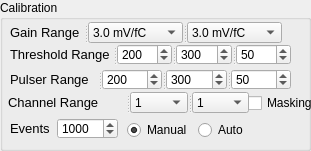
   <widget class="QGroupBox" name="groupBox_6">
    <property name="geometry">
     <rect>
      <x>290</x>
      <y>690</y>
      <width>311</width>
      <height>151</height>
     </rect>
    </property>
    <property name="title">
     <string>Calibration</string>
    </property>
    <widget class="QCheckBox" name="masking_calib">
     <property name="geometry">
      <rect>
       <x>248</x>
       <y>95</y>
       <width>81</width>
       <height>16</height>
      </rect>
     </property>
     <property name="font">
      <font>
       <pointsize>9</pointsize>
      </font>
     </property>
     <property name="text">
      <string>Masking</string>
     </property>
    </widget>
    <widget class="QSpinBox" name="evCalib">
     <property name="geometry">
      <rect>
       <x>57</x>
       <y>118</y>
       <width>61</width>
       <height>21</height>
      </rect>
     </property>
     <property name="font">
      <font>
       <family>Arial</family>
       <pointsize>9</pointsize>
      </font>
     </property>
     <property name="maximum">
      <number>50000</number>
     </property>
     <property name="singleStep">
      <number>100</number>
     </property>
     <property name="value">
      <number>1000</number>
     </property>
    </widget>
    <widget class="QLabel" name="label_23">
     <property name="geometry">
      <rect>
       <x>10</x>
       <y>120</y>
       <width>51</width>
       <height>16</height>
      </rect>
     </property>
     <property name="font">
      <font>
       <pointsize>10</pointsize>
      </font>
     </property>
     <property name="text">
      <string>Events</string>
     </property>
    </widget>
    <widget class="QSplitter" name="splitter">
     <property name="geometry">
      <rect>
       <x>10</x>
       <y>22</y>
       <width>272</width>
       <height>21</height>
      </rect>
     </property>
     <property name="orientation">
      <enum>Qt::Horizontal</enum>
     </property>
     <widget class="QLabel" name="label_16">
      <property name="font">
       <font>
        <pointsize>10</pointsize>
       </font>
      </property>
      <property name="text">
       <string>Gain Range</string>
      </property>
     </widget>
     <widget class="QComboBox" name="sg_cal_min">
      <property name="font">
       <font>
        <family>Arial</family>
        <pointsize>9</pointsize>
       </font>
      </property>
      <property name="currentIndex">
       <number>2</number>
      </property>
      <item>
       <property name="text">
        <string>0.5 mV/fC</string>
       </property>
      </item>
      <item>
       <property name="text">
        <string>1.0 mV/fC</string>
       </property>
      </item>
      <item>
       <property name="text">
        <string>3.0 mV/fC</string>
       </property>
      </item>
      <item>
       <property name="text">
        <string>4.5 mV/fC</string>
       </property>
      </item>
      <item>
       <property name="text">
        <string>6.0 mV/fC</string>
       </property>
      </item>
      <item>
       <property name="text">
        <string>9.0 mV/fC</string>
       </property>
      </item>
      <item>
       <property name="text">
        <string>12.0 mV/fC</string>
       </property>
      </item>
      <item>
       <property name="text">
        <string>16.0 mV/fC</string>
       </property>
      </item>
     </widget>
     <widget class="QComboBox" name="sg_cal_max">
      <property name="font">
       <font>
        <family>Arial</family>
        <pointsize>9</pointsize>
       </font>
      </property>
      <property name="currentIndex">
       <number>2</number>
      </property>
      <item>
       <property name="text">
        <string>0.5 mV/fC</string>
       </property>
      </item>
      <item>
       <property name="text">
        <string>1.0 mV/fC</string>
       </property>
      </item>
      <item>
       <property name="text">
        <string>3.0 mV/fC</string>
       </property>
      </item>
      <item>
       <property name="text">
        <string>4.5 mV/fC</string>
       </property>
      </item>
      <item>
       <property name="text">
        <string>6.0 mV/fC</string>
       </property>
      </item>
      <item>
       <property name="text">
        <string>9.0 mV/fC</string>
       </property>
      </item>
      <item>
       <property name="text">
        <string>12.0 mV/fC</string>
       </property>
      </item>
      <item>
       <property name="text">
        <string>16.0 mV/fC</string>
       </property>
      </item>
     </widget>
    </widget>
    <widget class="QSplitter" name="splitter_2">
     <property name="geometry">
      <rect>
       <x>10</x>
       <y>69</y>
       <width>281</width>
       <height>21</height>
      </rect>
     </property>
     <property name="orientation">
      <enum>Qt::Horizontal</enum>
     </property>
     <widget class="QLabel" name="label_20">
      <property name="font">
       <font>
        <pointsize>10</pointsize>
       </font>
      </property>
      <property name="text">
       <string>Pulser Range</string>
      </property>
     </widget>
     <widget class="QSpinBox" name="sdp_cal_min">
      <property name="font">
       <font>
        <family>Arial</family>
        <pointsize>9</pointsize>
       </font>
      </property>
      <property name="maximum">
       <number>1023</number>
      </property>
      <property name="value">
       <number>200</number>
      </property>
     </widget>
     <widget class="QSpinBox" name="sdp_cal_max">
      <property name="font">
       <font>
        <family>Arial</family>
        <pointsize>9</pointsize>
       </font>
      </property>
      <property name="maximum">
       <number>1023</number>
      </property>
      <property name="value">
       <number>300</number>
      </property>
     </widget>
     <widget class="QSpinBox" name="sdp_cal_step">
      <property name="font">
       <font>
        <family>Arial</family>
        <pointsize>9</pointsize>
       </font>
      </property>
      <property name="maximum">
       <number>1023</number>
      </property>
      <property name="value">
       <number>50</number>
      </property>
     </widget>
    </widget>
    <widget class="QSplitter" name="splitter_3">
     <property name="geometry">
      <rect>
       <x>10</x>
       <y>44</y>
       <width>281</width>
       <height>21</height>
      </rect>
     </property>
     <property name="orientation">
      <enum>Qt::Horizontal</enum>
     </property>
     <widget class="QLabel" name="label_21">
      <property name="font">
       <font>
        <pointsize>10</pointsize>
       </font>
      </property>
      <property name="text">
       <string>Threshold Range</string>
      </property>
     </widget>
     <widget class="QSpinBox" name="sdt_cal_min">
      <property name="font">
       <font>
        <family>Arial</family>
        <pointsize>9</pointsize>
       </font>
      </property>
      <property name="maximum">
       <number>1023</number>
      </property>
      <property name="value">
       <number>200</number>
      </property>
     </widget>
     <widget class="QSpinBox" name="sdt_cal_max">
      <property name="font">
       <font>
        <family>Arial</family>
        <pointsize>9</pointsize>
       </font>
      </property>
      <property name="maximum">
       <number>1023</number>
      </property>
      <property name="value">
       <number>300</number>
      </property>
     </widget>
     <widget class="QSpinBox" name="sdt_cal_step">
      <property name="font">
       <font>
        <family>Arial</family>
        <pointsize>9</pointsize>
       </font>
      </property>
      <property name="maximum">
       <number>1023</number>
      </property>
      <property name="value">
       <number>50</number>
      </property>
     </widget>
    </widget>
    <widget class="QSplitter" name="splitter_4">
     <property name="geometry">
      <rect>
       <x>8</x>
       <y>92</y>
       <width>241</width>
       <height>21</height>
      </rect>
     </property>
     <property name="orientation">
      <enum>Qt::Horizontal</enum>
     </property>
     <widget class="QLabel" name="label_22">
      <property name="font">
       <font>
        <pointsize>10</pointsize>
       </font>
      </property>
      <property name="text">
       <string>Channel Range</string>
      </property>
     </widget>
     <widget class="QComboBox" name="chRange_calib_min">
      <property name="font">
       <font>
        <family>Arial</family>
        <pointsize>9</pointsize>
       </font>
      </property>
      <item>
       <property name="text">
        <string>1</string>
       </property>
      </item>
      <item>
       <property name="text">
        <string>2</string>
       </property>
      </item>
      <item>
       <property name="text">
        <string>3</string>
       </property>
      </item>
      <item>
       <property name="text">
        <string>4</string>
       </property>
      </item>
      <item>
       <property name="text">
        <string>5</string>
       </property>
      </item>
      <item>
       <property name="text">
        <string>6</string>
       </property>
      </item>
      <item>
       <property name="text">
        <string>7</string>
       </property>
      </item>
      <item>
       <property name="text">
        <string>8</string>
       </property>
      </item>
      <item>
       <property name="text">
        <string>9</string>
       </property>
      </item>
      <item>
       <property name="text">
        <string>10</string>
       </property>
      </item>
      <item>
       <property name="text">
        <string>11</string>
       </property>
      </item>
      <item>
       <property name="text">
        <string>12</string>
       </property>
      </item>
      <item>
       <property name="text">
        <string>13</string>
       </property>
      </item>
      <item>
       <property name="text">
        <string>14</string>
       </property>
      </item>
      <item>
       <property name="text">
        <string>15</string>
       </property>
      </item>
      <item>
       <property name="text">
        <string>16</string>
       </property>
      </item>
      <item>
       <property name="text">
        <string>17</string>
       </property>
      </item>
      <item>
       <property name="text">
        <string>18</string>
       </property>
      </item>
      <item>
       <property name="text">
        <string>19</string>
       </property>
      </item>
      <item>
       <property name="text">
        <string>20</string>
       </property>
      </item>
      <item>
       <property name="text">
        <string>21</string>
       </property>
      </item>
      <item>
       <property name="text">
        <string>22</string>
       </property>
      </item>
      <item>
       <property name="text">
        <string>23</string>
       </property>
      </item>
      <item>
       <property name="text">
        <string>24</string>
       </property>
      </item>
      <item>
       <property name="text">
        <string>25</string>
       </property>
      </item>
      <item>
       <property name="text">
        <string>26</string>
       </property>
      </item>
      <item>
       <property name="text">
        <string>27</string>
       </property>
      </item>
      <item>
       <property name="text">
        <string>28</string>
       </property>
      </item>
      <item>
       <property name="text">
        <string>29</string>
       </property>
      </item>
      <item>
       <property name="text">
        <string>30</string>
       </property>
      </item>
      <item>
       <property name="text">
        <string>31</string>
       </property>
      </item>
      <item>
       <property name="text">
        <string>32</string>
       </property>
      </item>
      <item>
       <property name="text">
        <string>33</string>
       </property>
      </item>
      <item>
       <property name="text">
        <string>34</string>
       </property>
      </item>
      <item>
       <property name="text">
        <string>35</string>
       </property>
      </item>
      <item>
       <property name="text">
        <string>36</string>
       </property>
      </item>
      <item>
       <property name="text">
        <string>37</string>
       </property>
      </item>
      <item>
       <property name="text">
        <string>38</string>
       </property>
      </item>
      <item>
       <property name="text">
        <string>39</string>
       </property>
      </item>
      <item>
       <property name="text">
        <string>40</string>
       </property>
      </item>
      <item>
       <property name="text">
        <string>41</string>
       </property>
      </item>
      <item>
       <property name="text">
        <string>42</string>
       </property>
      </item>
      <item>
       <property name="text">
        <string>43</string>
       </property>
      </item>
      <item>
       <property name="text">
        <string>44</string>
       </property>
      </item>
      <item>
       <property name="text">
        <string>45</string>
       </property>
      </item>
      <item>
       <property name="text">
        <string>46</string>
       </property>
      </item>
      <item>
       <property name="text">
        <string>47</string>
       </property>
      </item>
      <item>
       <property name="text">
        <string>48</string>
       </property>
      </item>
      <item>
       <property name="text">
        <string>49</string>
       </property>
      </item>
      <item>
       <property name="text">
        <string>50</string>
       </property>
      </item>
      <item>
       <property name="text">
        <string>51</string>
       </property>
      </item>
      <item>
       <property name="text">
        <string>52</string>
       </property>
      </item>
      <item>
       <property name="text">
        <string>53</string>
       </property>
      </item>
      <item>
       <property name="text">
        <string>54</string>
       </property>
      </item>
      <item>
       <property name="text">
        <string>55</string>
       </property>
      </item>
      <item>
       <property name="text">
        <string>56</string>
       </property>
      </item>
      <item>
       <property name="text">
        <string>57</string>
       </property>
      </item>
      <item>
       <property name="text">
        <string>58</string>
       </property>
      </item>
      <item>
       <property name="text">
        <string>59</string>
       </property>
      </item>
      <item>
       <property name="text">
        <string>60</string>
       </property>
      </item>
      <item>
       <property name="text">
        <string>61</string>
       </property>
      </item>
      <item>
       <property name="text">
        <string>62</string>
       </property>
      </item>
      <item>
       <property name="text">
        <string>63</string>
       </property>
      </item>
      <item>
       <property name="text">
        <string>64</string>
       </property>
      </item>
     </widget>
     <widget class="QComboBox" name="chRange_calib_max">
      <property name="font">
       <font>
        <family>Arial</family>
        <pointsize>9</pointsize>
       </font>
      </property>
      <item>
       <property name="text">
        <string>1</string>
       </property>
      </item>
      <item>
       <property name="text">
        <string>2</string>
       </property>
      </item>
      <item>
       <property name="text">
        <string>3</string>
       </property>
      </item>
      <item>
       <property name="text">
        <string>4</string>
       </property>
      </item>
      <item>
       <property name="text">
        <string>5</string>
       </property>
      </item>
      <item>
       <property name="text">
        <string>6</string>
       </property>
      </item>
      <item>
       <property name="text">
        <string>7</string>
       </property>
      </item>
      <item>
       <property name="text">
        <string>8</string>
       </property>
      </item>
      <item>
       <property name="text">
        <string>9</string>
       </property>
      </item>
      <item>
       <property name="text">
        <string>10</string>
       </property>
      </item>
      <item>
       <property name="text">
        <string>11</string>
       </property>
      </item>
      <item>
       <property name="text">
        <string>12</string>
       </property>
      </item>
      <item>
       <property name="text">
        <string>13</string>
       </property>
      </item>
      <item>
       <property name="text">
        <string>14</string>
       </property>
      </item>
      <item>
       <property name="text">
        <string>15</string>
       </property>
      </item>
      <item>
       <property name="text">
        <string>16</string>
       </property>
      </item>
      <item>
       <property name="text">
        <string>17</string>
       </property>
      </item>
      <item>
       <property name="text">
        <string>18</string>
       </property>
      </item>
      <item>
       <property name="text">
        <string>19</string>
       </property>
      </item>
      <item>
       <property name="text">
        <string>20</string>
       </property>
      </item>
      <item>
       <property name="text">
        <string>21</string>
       </property>
      </item>
      <item>
       <property name="text">
        <string>22</string>
       </property>
      </item>
      <item>
       <property name="text">
        <string>23</string>
       </property>
      </item>
      <item>
       <property name="text">
        <string>24</string>
       </property>
      </item>
      <item>
       <property name="text">
        <string>25</string>
       </property>
      </item>
      <item>
       <property name="text">
        <string>26</string>
       </property>
      </item>
      <item>
       <property name="text">
        <string>27</string>
       </property>
      </item>
      <item>
       <property name="text">
        <string>28</string>
       </property>
      </item>
      <item>
       <property name="text">
        <string>29</string>
       </property>
      </item>
      <item>
       <property name="text">
        <string>30</string>
       </property>
      </item>
      <item>
       <property name="text">
        <string>31</string>
       </property>
      </item>
      <item>
       <property name="text">
        <string>32</string>
       </property>
      </item>
      <item>
       <property name="text">
        <string>33</string>
       </property>
      </item>
      <item>
       <property name="text">
        <string>34</string>
       </property>
      </item>
      <item>
       <property name="text">
        <string>35</string>
       </property>
      </item>
      <item>
       <property name="text">
        <string>36</string>
       </property>
      </item>
      <item>
       <property name="text">
        <string>37</string>
       </property>
      </item>
      <item>
       <property name="text">
        <string>38</string>
       </property>
      </item>
      <item>
       <property name="text">
        <string>39</string>
       </property>
      </item>
      <item>
       <property name="text">
        <string>40</string>
       </property>
      </item>
      <item>
       <property name="text">
        <string>41</string>
       </property>
      </item>
      <item>
       <property name="text">
        <string>42</string>
       </property>
      </item>
      <item>
       <property name="text">
        <string>43</string>
       </property>
      </item>
      <item>
       <property name="text">
        <string>44</string>
       </property>
      </item>
      <item>
       <property name="text">
        <string>45</string>
       </property>
      </item>
      <item>
       <property name="text">
        <string>46</string>
       </property>
      </item>
      <item>
       <property name="text">
        <string>47</string>
       </property>
      </item>
      <item>
       <property name="text">
        <string>48</string>
       </property>
      </item>
      <item>
       <property name="text">
        <string>49</string>
       </property>
      </item>
      <item>
       <property name="text">
        <string>50</string>
       </property>
      </item>
      <item>
       <property name="text">
        <string>51</string>
       </property>
      </item>
      <item>
       <property name="text">
        <string>52</string>
       </property>
      </item>
      <item>
       <property name="text">
        <string>53</string>
       </property>
      </item>
      <item>
       <property name="text">
        <string>54</string>
       </property>
      </item>
      <item>
       <property name="text">
        <string>55</string>
       </property>
      </item>
      <item>
       <property name="text">
        <string>56</string>
       </property>
      </item>
      <item>
       <property name="text">
        <string>57</string>
       </property>
      </item>
      <item>
       <property name="text">
        <string>58</string>
       </property>
      </item>
      <item>
       <property name="text">
        <string>59</string>
       </property>
      </item>
      <item>
       <property name="text">
        <string>60</string>
       </property>
      </item>
      <item>
       <property name="text">
        <string>61</string>
       </property>
      </item>
      <item>
       <property name="text">
        <string>62</string>
       </property>
      </item>
      <item>
       <property name="text">
        <string>63</string>
       </property>
      </item>
      <item>
       <property name="text">
        <string>64</string>
       </property>
      </item>
     </widget>
    </widget>
    <widget class="QWidget" name="layoutWidget_5">
     <property name="geometry">
      <rect>
       <x>127</x>
       <y>120</y>
       <width>122</width>
       <height>22</height>
      </rect>
     </property>
     <layout class="QFormLayout" name="formLayout">
      <item row="0" column="0">
       <widget class="QRadioButton" name="manCalib">
        <property name="font">
         <font>
          <pointsize>9</pointsize>
         </font>
        </property>
        <property name="text">
         <string>Manual</string>
        </property>
        <property name="checked">
         <bool>true</bool>
        </property>
       </widget>
      </item>
      <item row="0" column="1">
       <widget class="QRadioButton" name="autoCalib">
        <property name="font">
         <font>
          <pointsize>9</pointsize>
         </font>
        </property>
        <property name="text">
         <string>Auto</string>
        </property>
       </widget>
      </item>
     </layout>
    </widget>
   </widget>
